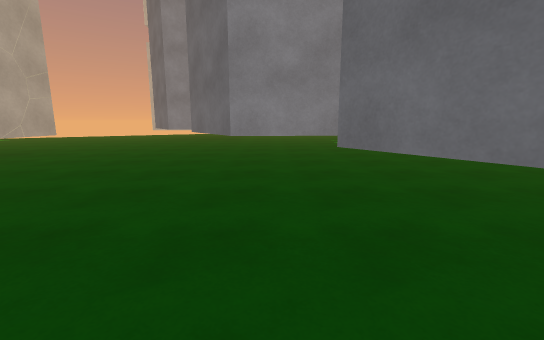
View 1 (above)

13 first-person views from a walk through a scene from a Unity 3-D project. The camera is 1.3 m above the floor, tilts 10° down and sees 90° across. The floor is counted in squares, 1 m on a side. Each view is taken from the middle of a square. On the plan, view 1 faces up. The plan holds only what a view shows up to about 13 squares ahead; the rest is blank. The place goes on beyond the plan. Surface patterns are stand-ins for the level's own textures.

View 2
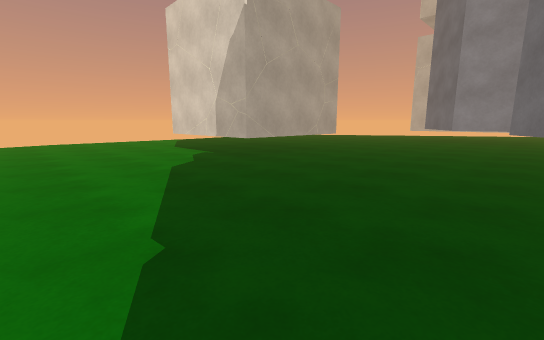

View 3
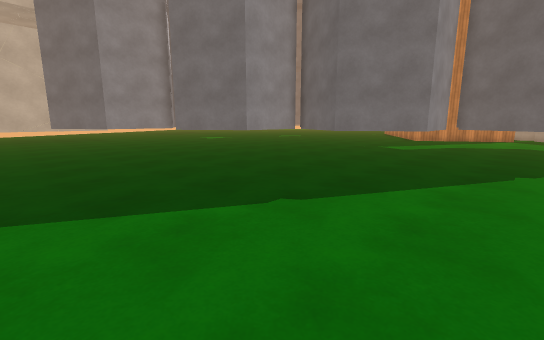

View 4
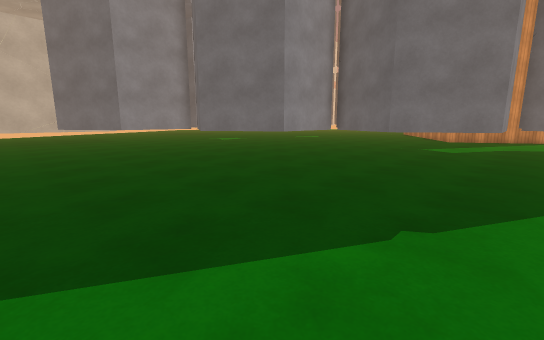

View 5
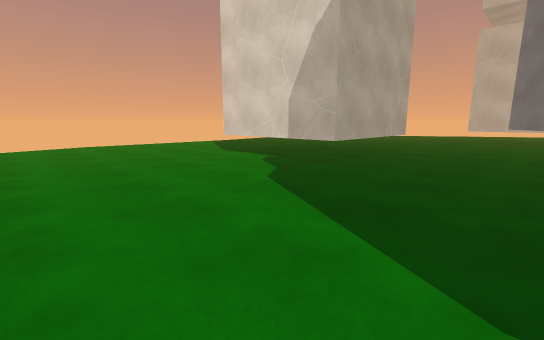

View 6
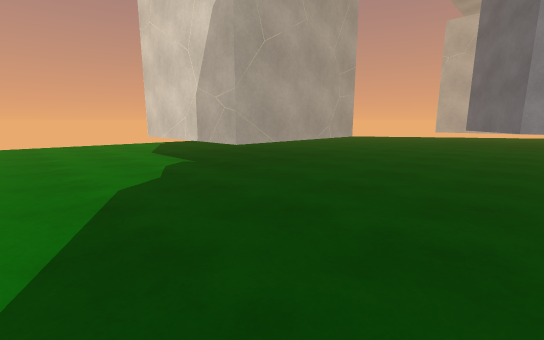

View 7
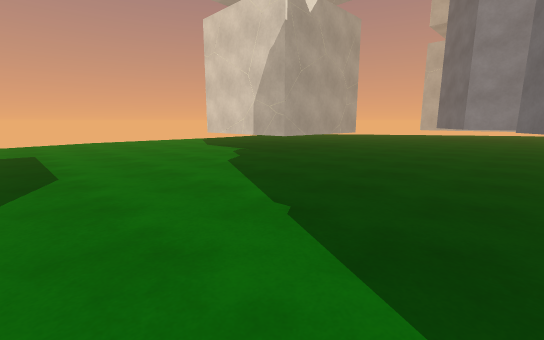

View 8
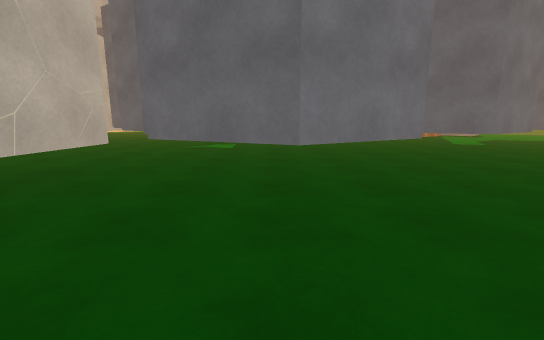

View 9
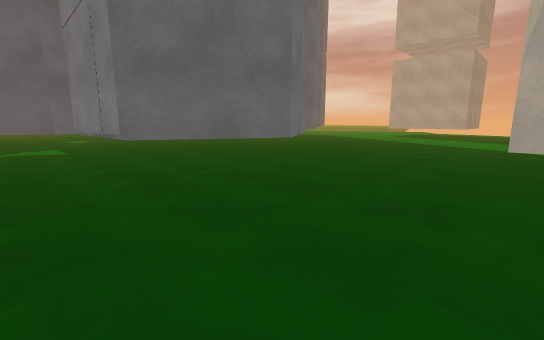

View 10
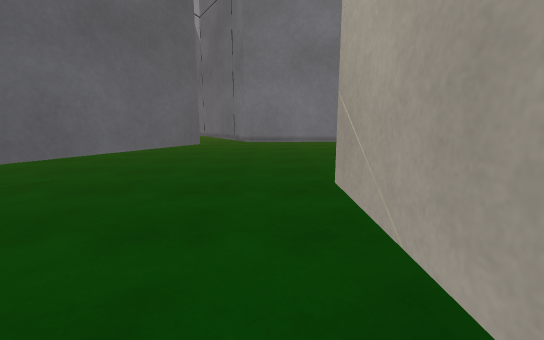

View 11
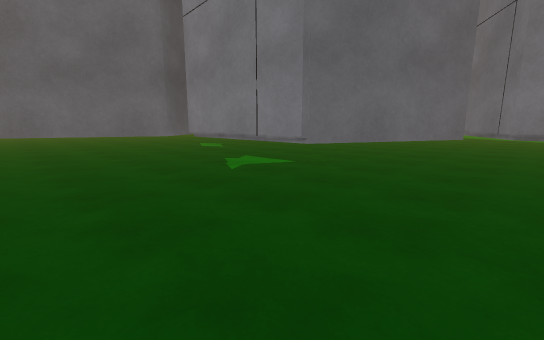

View 12
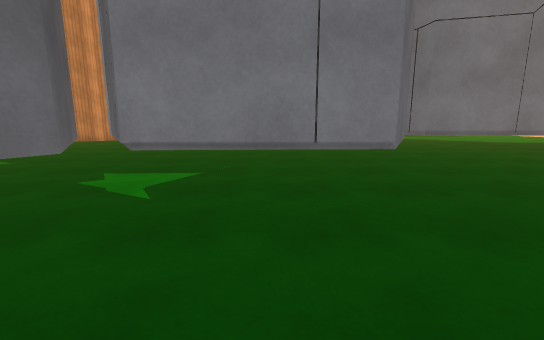

View 13
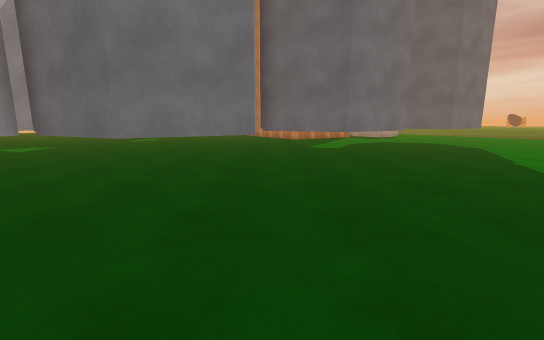

### Floor plan
Key: @ floor where view 1 was taken; # wall or solid block; . floor; T thing the floor can be seen under or through; O other object.
Columns run from 14 left of view 1 to 12 right of it. Each row starts with its distance up from view 1.
 24             ........O
 23             .......O
 22             .......O
 21            T...OOOOO     ..
 20          TTT..OO  OO     ..
 19     . ........O    OO   ..
 18      ........O     O.....
 17     .....OOOOO      ....
 16     .....O   OO  O ......
 15     ....O       O.........
 14     ....OO     ...........
 13     .....O     ...........
 12     #.....OOOO   .........
 11     #.......OO    ........
 10     #.......O     ...
  9     #......OO      ...
  8     #.......O     ....
  7     #........OOOO.....
  6 #####...........O
  5 ................O
  4 ...............O
  3 ...............OO
  2 ................O
  1 .................OOOO
  0 ..............@.....O
 -1 ...................O
 -2 ...................O

Where each view was taken, in squares from view 1:
view 1: 0 up, 0 right, facing up
view 2: 0 up, 2 left, facing up-left
view 3: 2 down, 8 left, facing up-right
view 4: 0 up, 8 left, facing up-right
view 5: 1 down, 5 left, facing up-left
view 6: 2 up, 4 left, facing up-left
view 7: 2 down, 2 left, facing up-left
view 8: 15 up, 10 left, facing right
view 9: 19 up, 10 left, facing down-right
view 10: 22 up, 2 left, facing down
view 11: 24 up, 2 left, facing down-right
view 12: 24 up, 2 right, facing down
view 13: 6 up, 8 left, facing right
